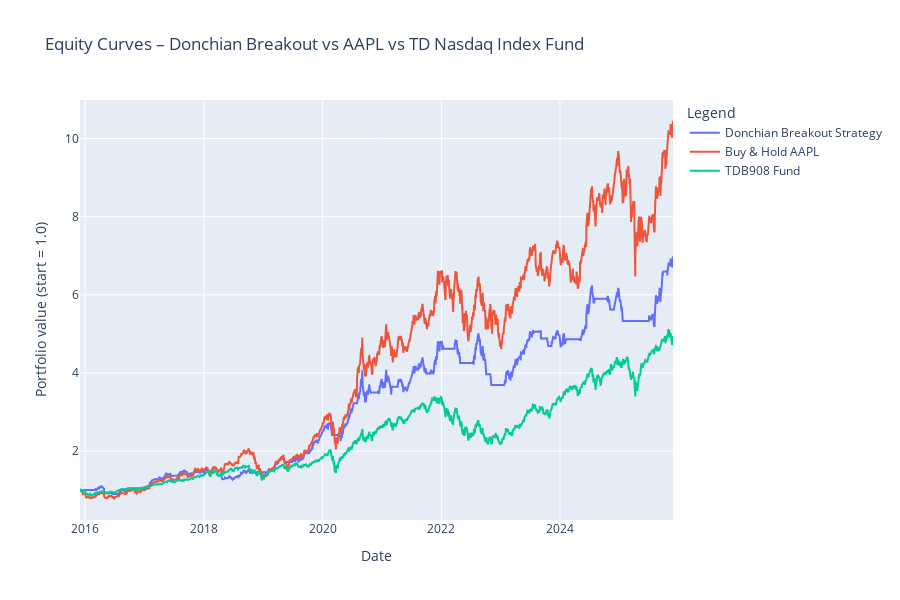

Notebook code cell kept with this figure:
### Code cell
# fund is sorted with Date + fund_equity
fund["Date"] = pd.to_datetime(fund["Date"])
fund = fund.sort_values("Date")

merged_donch = pd.merge(
    donch_results[["Date", "strategy_equity", "buyhold_equity"]],
    fund[["Date", "fund_equity"]],
    on="Date",
    how="inner"
)

fig_eq_donch = go.Figure()

fig_eq_donch.add_trace(go.Scatter(
    x=merged_donch["Date"],
    y=merged_donch["strategy_equity"],
    mode="lines",
    name="Donchian Breakout Strategy"
))

fig_eq_donch.add_trace(go.Scatter(
    x=merged_donch["Date"],
    y=merged_donch["buyhold_equity"],
    mode="lines",
    name="Buy & Hold AAPL"
))

fig_eq_donch.add_trace(go.Scatter(
    x=merged_donch["Date"],
    y=merged_donch["fund_equity"],
    mode="lines",
    name="TDB908 Fund"
))

fig_eq_donch.update_layout(
    title="Equity Curves – Donchian Breakout vs AAPL vs TD Nasdaq Index Fund",
    xaxis_title="Date",
    yaxis_title="Portfolio value (start = 1.0)",
    legend_title="Legend",
    xaxis_rangeslider_visible=False,
    height=600,
)

fig_eq_donch.show()

### Figure 1 — Plotly figure (JSON) as saved in the notebook; plotly's stock layout.template omitted (floating-point values rounded to 4 significant figures; data arrays with more than 128 entries replaced by an {"elided": "..."} marker saying what was removed)
{"data": [{"mode": "lines", "name": "Donchian Breakout Strategy", "type": "scatter", "x": {"elided": "2463 str values"}, "y": {"elided": "2463 float values"}}, {"mode": "lines", "name": "Buy & Hold AAPL", "type": "scatter", "x": {"elided": "2463 str values"}, "y": {"elided": "2463 float values"}}, {"mode": "lines", "name": "TDB908 Fund", "type": "scatter", "x": {"elided": "2463 str values"}, "y": {"elided": "2463 float values"}}], "layout": {"height": 600, "legend": {"title": {"text": "Legend"}}, "title": {"text": "Equity Curves – Donchian Breakout vs AAPL vs TD Nasdaq Index Fund"}, "xaxis": {"rangeslider": {"visible": false}, "title": {"text": "Date"}}, "yaxis": {"title": {"text": "Portfolio value (start = 1.0)"}}}}
